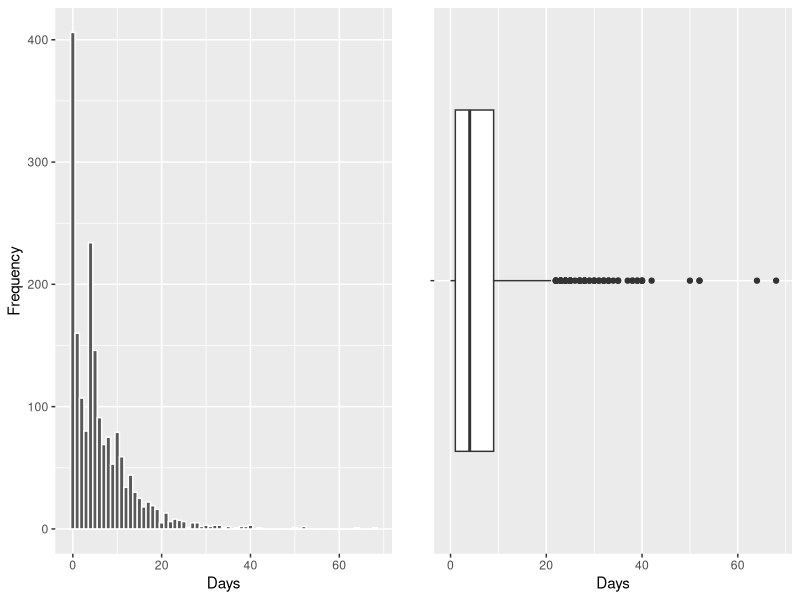
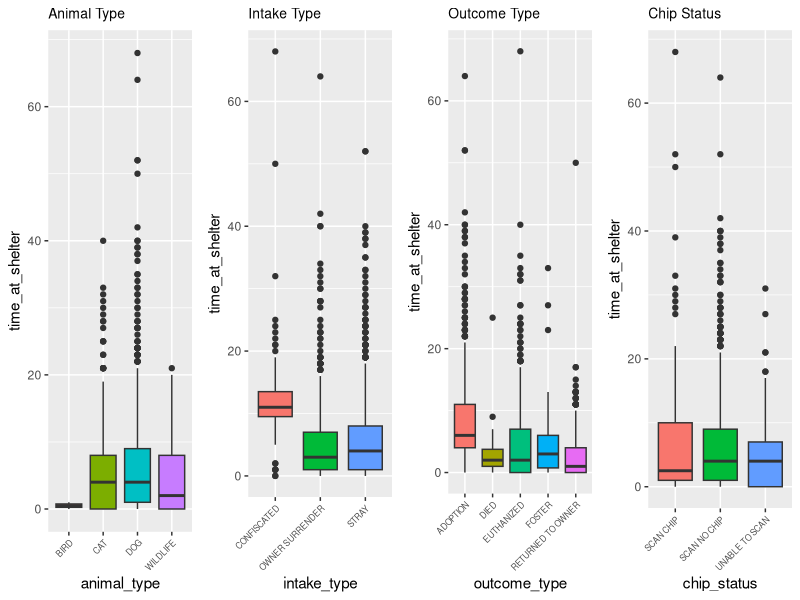

The R script that drew these images, in order:
## ---- chunk 1
# Load the data and display the structure
shelter <- read.csv("dataset19.csv")
str(shelter)
## ---- chunk 2
# Check for missing values
missing_values <- colSums(is.na(shelter))
missing_values
## ---- chunk 3
# Convert categorical variables to 'factor'
shelter$animal_type <- as.factor(shelter$animal_type)
shelter$intake_type  <- as.factor(shelter$intake_type )
shelter$outcome_type <- as.factor(shelter$outcome_type)
shelter$chip_status <- as.factor(shelter$chip_status)
## ---- chunk 4
# Visualise the distribution of `time_at_shelter`
library(ggplot2)
library(gridExtra)

# Histogram showing distribution
p1 <- ggplot(shelter, aes(x = time_at_shelter)) + 
  geom_histogram(binwidth = 1, color = "white") +
  labs(x = "Days", y = "Frequency") 

# Boxplot showing the distribution's summary statistics
p2 <- ggplot(shelter, aes(x = time_at_shelter, y = "")) + 
  geom_boxplot() +
  labs(x = "Days", y = "")

# Display plots side by side
grid.arrange(p1, p2, nrow = 1)
## ---- chunk 5
# Compare 'time_at_shelter' distributions across categories
theme <- theme(axis.text.x = element_text(angle = 45, hjust = 1, size = 6), plot.title = element_text(size = 10))
# Create individual plots
g1 <- ggplot(shelter, aes(x = animal_type, y = time_at_shelter, fill = animal_type)) + 
  geom_boxplot(show.legend = FALSE) +
  labs(title = "Animal Type") +
  theme

g2 <- ggplot(shelter, aes(x = intake_type, y = time_at_shelter, fill = intake_type)) + 
  geom_boxplot(show.legend = FALSE) +
  labs(title = "Intake Type") +
  theme

g3 <- ggplot(shelter, aes(x = outcome_type, y = time_at_shelter, fill = outcome_type)) + 
  geom_boxplot(show.legend = FALSE) +
  labs(title = "Outcome Type") +
  theme

g4 <- ggplot(shelter, aes(x = chip_status, y = time_at_shelter, fill = chip_status)) + 
  geom_boxplot(show.legend = FALSE) +
  labs(title = "Chip Status") +
  theme

# Arrange plots in a 2x2 matrix layout
grid.arrange(g1, g2, g3, g4, nrow = 1)
## ---- chunk 6
# Generalised Linear Model (GLM) with Negative Binomial Distribution
library(MASS)
model_nb <- glm.nb(time_at_shelter ~ animal_type + intake_type + outcome_type + chip_status, data = shelter)
summary(model_nb)

